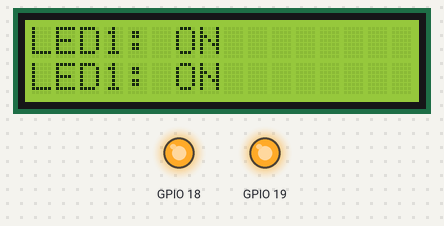
Simulated run of this sketch. Board: ESP32. Parts: 16×2 character LCD, output pins drawn as LEDs (lit = HIGH).

Above: at 0.1 s.
At 2.6 s:
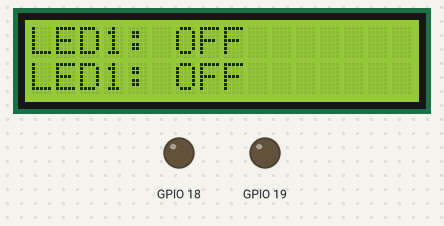
At 5.7 s:
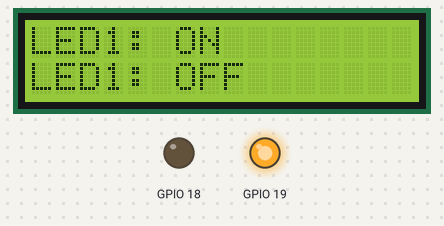
At 12.2 s:
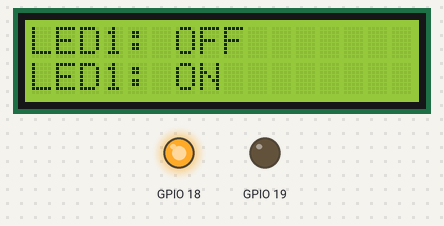
Timing chart, 0 to 40.0 s (numbered marks = the images above):
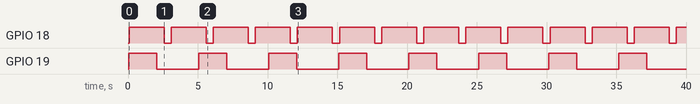

Measured:
- by itself, GPIO 18: alternates HIGH for 2.5 s and LOW for 0.51 s
- by itself, GPIO 19: alternates HIGH for 2.0 s and LOW for 3.0 s
- by itself, everything shown: repeats every 15.1 s, in 16 steps
- what the display in image 0 shows lasts 2.0 s, from 0.1 s to 2.1 s
- what the display in image 1 shows lasts 0.5 s, from 2.6 s to 3.1 s

The sketch:

baitap_freertos_bai_1.ino
```cpp
#include <LiquidCrystal_I2C.h>
#include <Arduino.h>

LiquidCrystal_I2C lcd(0x27, 16, 2);

#if CONFIG_FREERTOS_UNICORE
#define ARDUINO_RUNNING_CORE 0
#else
#define ARDUINO_RUNNING_CORE 1
#endif

void TaskBlink1(void *pvParameters);
void TaskBlink2(void *pvParameters);

void setup() {
  lcd.init();  // Khởi tạo LCD
  lcd.backlight();

  Serial.begin(115200);

  xTaskCreatePinnedToCore(
    TaskBlink1,          // Hàm thực thi Task
    "TaskBlink1",        // Tên Task
    4096,                // Kích thước stack
    NULL,                // Tham số truyền vào (không có)
    2,                   // Độ ưu tiên của Task
    NULL,                // Handle của Task (không cần)
    ARDUINO_RUNNING_CORE // Chạy trên core chỉ định
  );

  xTaskCreatePinnedToCore(
    TaskBlink2,
    "TaskBlink2",
    4096,
    NULL,
    1,
    NULL,
    ARDUINO_RUNNING_CORE
  );
}

void loop() {
  // Không sử dụng loop() vì các Task đã được khởi tạo ở setup()
}

void TaskBlink1(void *pvParameters) {
  (void) pvParameters;
  pinMode(19, OUTPUT);

  bool led1State = false;  // Thêm biến để lưu trạng thái LED1

  for (;;) {
    digitalWrite(19, HIGH);
    if (!led1State) {
      lcd.setCursor(0, 0);
      lcd.print("LED1: ON ");
      led1State = true;
    }
    vTaskDelay(2000 / portTICK_PERIOD_MS);

    digitalWrite(19, LOW);
    if (led1State) {
      lcd.setCursor(0, 0);
      lcd.print("LED1: OFF");
      led1State = false;
    }
    vTaskDelay(3000 / portTICK_PERIOD_MS);
  }

}

void TaskBlink2(void *pvParameters) {
  (void) pvParameters;
  pinMode(18, OUTPUT);

  bool led2State = false;  // Thêm biến để lưu trạng thái LED2

  for (;;) {
    digitalWrite(18, HIGH);
    if (!led2State) {
      lcd.setCursor(0, 1);
      lcd.print("LED1: ON ");
      led2State = true;
    }
    vTaskDelay(2500 / portTICK_PERIOD_MS);

    digitalWrite(18, LOW);
    if (led2State) {
      lcd.setCursor(0, 1);
      lcd.print("LED1: OFF");
      led2State = false;
    }
    vTaskDelay(500 / portTICK_PERIOD_MS);
  }

}
```
